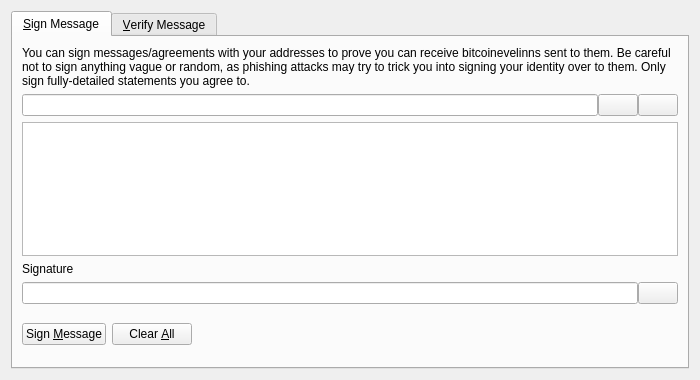
<?xml version="1.0" encoding="UTF-8"?>
<ui version="4.0">
 <class>SignVerifyMessageDialog</class>
 <widget class="QDialog" name="SignVerifyMessageDialog">
  <property name="geometry">
   <rect>
    <x>0</x>
    <y>0</y>
    <width>700</width>
    <height>380</height>
   </rect>
  </property>
  <property name="windowTitle">
   <string>Signatures - Sign / Verify a Message</string>
  </property>
  <property name="modal">
   <bool>true</bool>
  </property>
  <layout class="QVBoxLayout" name="verticalLayout">
   <item>
    <widget class="QTabWidget" name="tabWidget">
     <property name="currentIndex">
      <number>0</number>
     </property>
     <widget class="QWidget" name="tabSignMessage">
      <attribute name="title">
       <string>&amp;Sign Message</string>
      </attribute>
      <layout class="QVBoxLayout" name="verticalLayout_SM">
       <item>
        <widget class="QLabel" name="infoLabel_SM">
         <property name="text">
          <string>You can sign messages/agreements with your addresses to prove you can receive bitcoinevelinns sent to them. Be careful not to sign anything vague or random, as phishing attacks may try to trick you into signing your identity over to them. Only sign fully-detailed statements you agree to.</string>
         </property>
         <property name="textFormat">
          <enum>Qt::PlainText</enum>
         </property>
         <property name="wordWrap">
          <bool>true</bool>
         </property>
        </widget>
       </item>
       <item>
        <layout class="QHBoxLayout" name="horizontalLayout_1_SM">
         <property name="spacing">
          <number>0</number>
         </property>
         <item>
          <widget class="QValidatedLineEdit" name="addressIn_SM">
           <property name="toolTip">
            <string>The bitcoinevelinn address to sign the message with</string>
           </property>
          </widget>
         </item>
         <item>
          <widget class="QPushButton" name="addressBookButton_SM">
           <property name="toolTip">
            <string>Choose previously used address</string>
           </property>
           <property name="text">
            <string/>
           </property>
           <property name="icon">
            <iconset resource="../bitcoin.qrc">
             <normaloff>:/icons/address-book</normaloff>:/icons/address-book</iconset>
           </property>
           <property name="shortcut">
            <string>Alt+A</string>
           </property>
           <property name="autoDefault">
            <bool>false</bool>
           </property>
          </widget>
         </item>
         <item>
          <widget class="QPushButton" name="pasteButton_SM">
           <property name="toolTip">
            <string>Paste address from clipboard</string>
           </property>
           <property name="text">
            <string/>
           </property>
           <property name="icon">
            <iconset resource="../bitcoin.qrc">
             <normaloff>:/icons/editpaste</normaloff>:/icons/editpaste</iconset>
           </property>
           <property name="shortcut">
            <string>Alt+P</string>
           </property>
           <property name="autoDefault">
            <bool>false</bool>
           </property>
          </widget>
         </item>
        </layout>
       </item>
       <item>
        <widget class="QPlainTextEdit" name="messageIn_SM">
         <property name="toolTip">
          <string>Enter the message you want to sign here</string>
         </property>
        </widget>
       </item>
       <item>
        <widget class="QLabel" name="signatureLabel_SM">
         <property name="text">
          <string>Signature</string>
         </property>
         <property name="textFormat">
          <enum>Qt::PlainText</enum>
         </property>
        </widget>
       </item>
       <item>
        <layout class="QHBoxLayout" name="horizontalLayout_2_SM">
         <property name="spacing">
          <number>0</number>
         </property>
         <item>
          <widget class="QLineEdit" name="signatureOut_SM">
           <property name="font">
            <font>
             <italic>true</italic>
            </font>
           </property>
           <property name="readOnly">
            <bool>true</bool>
           </property>
          </widget>
         </item>
         <item>
          <widget class="QPushButton" name="copySignatureButton_SM">
           <property name="toolTip">
            <string>Copy the current signature to the system clipboard</string>
           </property>
           <property name="text">
            <string/>
           </property>
           <property name="icon">
            <iconset resource="../bitcoin.qrc">
             <normaloff>:/icons/editcopy</normaloff>:/icons/editcopy</iconset>
           </property>
           <property name="autoDefault">
            <bool>false</bool>
           </property>
          </widget>
         </item>
        </layout>
       </item>
       <item>
        <layout class="QHBoxLayout" name="horizontalLayout_3_SM">
         <item>
          <widget class="QPushButton" name="signMessageButton_SM">
           <property name="toolTip">
            <string>Sign the message to prove you own this bitcoinevelinn address</string>
           </property>
           <property name="text">
            <string>Sign &amp;Message</string>
           </property>
           <property name="icon">
            <iconset resource="../bitcoin.qrc">
             <normaloff>:/icons/edit</normaloff>:/icons/edit</iconset>
           </property>
           <property name="autoDefault">
            <bool>false</bool>
           </property>
          </widget>
         </item>
         <item>
          <widget class="QPushButton" name="clearButton_SM">
           <property name="toolTip">
            <string>Reset all sign message fields</string>
           </property>
           <property name="text">
            <string>Clear &amp;All</string>
           </property>
           <property name="icon">
            <iconset resource="../bitcoin.qrc">
             <normaloff>:/icons/remove</normaloff>:/icons/remove</iconset>
           </property>
           <property name="autoDefault">
            <bool>false</bool>
           </property>
          </widget>
         </item>
         <item>
          <spacer name="horizontalSpacer_1_SM">
           <property name="orientation">
            <enum>Qt::Horizontal</enum>
           </property>
           <property name="sizeHint" stdset="0">
            <size>
             <width>40</width>
             <height>48</height>
            </size>
           </property>
          </spacer>
         </item>
         <item>
          <widget class="QLabel" name="statusLabel_SM">
           <property name="font">
            <font>
             <weight>75</weight>
             <bold>true</bold>
            </font>
           </property>
           <property name="text">
            <string/>
           </property>
           <property name="wordWrap">
            <bool>true</bool>
           </property>
          </widget>
         </item>
         <item>
          <spacer name="horizontalSpacer_2_SM">
           <property name="orientation">
            <enum>Qt::Horizontal</enum>
           </property>
           <property name="sizeHint" stdset="0">
            <size>
             <width>40</width>
             <height>48</height>
            </size>
           </property>
          </spacer>
         </item>
        </layout>
       </item>
      </layout>
     </widget>
     <widget class="QWidget" name="tabVerifyMessage">
      <attribute name="title">
       <string>&amp;Verify Message</string>
      </attribute>
      <layout class="QVBoxLayout" name="verticalLayout_VM">
       <item>
        <widget class="QLabel" name="infoLabel_VM">
         <property name="text">
          <string>Enter the receiver's address, message (ensure you copy line breaks, spaces, tabs, etc. exactly) and signature below to verify the message. Be careful not to read more into the signature than what is in the signed message itself, to avoid being tricked by a man-in-the-middle attack. Note that this only proves the signing party receives with the address, it cannot prove sendership of any transaction!</string>
         </property>
         <property name="textFormat">
          <enum>Qt::PlainText</enum>
         </property>
         <property name="alignment">
          <set>Qt::AlignLeading|Qt::AlignLeft|Qt::AlignTop</set>
         </property>
         <property name="wordWrap">
          <bool>true</bool>
         </property>
        </widget>
       </item>
       <item>
        <layout class="QHBoxLayout" name="horizontalLayout_1_VM">
         <property name="spacing">
          <number>0</number>
         </property>
         <item>
          <widget class="QValidatedLineEdit" name="addressIn_VM">
           <property name="toolTip">
            <string>The bitcoinevelinn address the message was signed with</string>
           </property>
          </widget>
         </item>
         <item>
          <widget class="QPushButton" name="addressBookButton_VM">
           <property name="toolTip">
            <string>Choose previously used address</string>
           </property>
           <property name="text">
            <string/>
           </property>
           <property name="icon">
            <iconset resource="../bitcoin.qrc">
             <normaloff>:/icons/address-book</normaloff>:/icons/address-book</iconset>
           </property>
           <property name="shortcut">
            <string>Alt+A</string>
           </property>
           <property name="autoDefault">
            <bool>false</bool>
           </property>
          </widget>
         </item>
        </layout>
       </item>
       <item>
        <widget class="QPlainTextEdit" name="messageIn_VM"/>
       </item>
       <item>
        <widget class="QValidatedLineEdit" name="signatureIn_VM"/>
       </item>
       <item>
        <layout class="QHBoxLayout" name="horizontalLayout_2_VM">
         <item>
          <widget class="QPushButton" name="verifyMessageButton_VM">
           <property name="toolTip">
            <string>Verify the message to ensure it was signed with the specified bitcoinevelinn address</string>
           </property>
           <property name="text">
            <string>Verify &amp;Message</string>
           </property>
           <property name="icon">
            <iconset resource="../bitcoin.qrc">
             <normaloff>:/icons/transaction_0</normaloff>:/icons/transaction_0</iconset>
           </property>
           <property name="autoDefault">
            <bool>false</bool>
           </property>
          </widget>
         </item>
         <item>
          <widget class="QPushButton" name="clearButton_VM">
           <property name="toolTip">
            <string>Reset all verify message fields</string>
           </property>
           <property name="text">
            <string>Clear &amp;All</string>
           </property>
           <property name="icon">
            <iconset resource="../bitcoin.qrc">
             <normaloff>:/icons/remove</normaloff>:/icons/remove</iconset>
           </property>
           <property name="autoDefault">
            <bool>false</bool>
           </property>
          </widget>
         </item>
         <item>
          <spacer name="horizontalSpacer_1_VM">
           <property name="orientation">
            <enum>Qt::Horizontal</enum>
           </property>
           <property name="sizeHint" stdset="0">
            <size>
             <width>40</width>
             <height>48</height>
            </size>
           </property>
          </spacer>
         </item>
         <item>
          <widget class="QLabel" name="statusLabel_VM">
           <property name="font">
            <font>
             <weight>75</weight>
             <bold>true</bold>
            </font>
           </property>
           <property name="text">
            <string/>
           </property>
           <property name="wordWrap">
            <bool>true</bool>
           </property>
          </widget>
         </item>
         <item>
          <spacer name="horizontalSpacer_2_VM">
           <property name="orientation">
            <enum>Qt::Horizontal</enum>
           </property>
           <property name="sizeHint" stdset="0">
            <size>
             <width>40</width>
             <height>48</height>
            </size>
           </property>
          </spacer>
         </item>
        </layout>
       </item>
      </layout>
     </widget>
    </widget>
   </item>
  </layout>
 </widget>
 <customwidgets>
  <customwidget>
   <class>QValidatedLineEdit</class>
   <extends>QLineEdit</extends>
   <header>qvalidatedlineedit.h</header>
  </customwidget>
 </customwidgets>
 <resources>
  <include location="../bitcoin.qrc"/>
 </resources>
 <connections/>
</ui>
